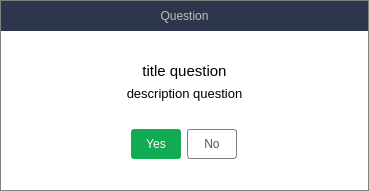
<?xml version="1.0" encoding="UTF-8"?>
<ui version="4.0">
 <class>AskPopup</class>
 <widget class="QDialog" name="AskPopup">
  <property name="windowModality">
   <enum>Qt::WindowModal</enum>
  </property>
  <property name="geometry">
   <rect>
    <x>0</x>
    <y>0</y>
    <width>369</width>
    <height>191</height>
   </rect>
  </property>
  <property name="windowTitle">
   <string>Dialog</string>
  </property>
  <property name="styleSheet">
   <string notr="true">QDialog{
	border :  1px solid gray;
	background : white
}</string>
  </property>
  <layout class="QVBoxLayout" name="verticalLayout_2">
   <property name="spacing">
    <number>9</number>
   </property>
   <property name="leftMargin">
    <number>0</number>
   </property>
   <property name="topMargin">
    <number>0</number>
   </property>
   <property name="rightMargin">
    <number>0</number>
   </property>
   <property name="bottomMargin">
    <number>0</number>
   </property>
   <item>
    <layout class="QVBoxLayout" name="verticalLayout">
     <property name="leftMargin">
      <number>1</number>
     </property>
     <property name="topMargin">
      <number>1</number>
     </property>
     <property name="rightMargin">
      <number>1</number>
     </property>
     <property name="bottomMargin">
      <number>1</number>
     </property>
     <item>
      <widget class="QLabel" name="labelFrameType">
       <property name="minimumSize">
        <size>
         <width>0</width>
         <height>30</height>
        </size>
       </property>
       <property name="maximumSize">
        <size>
         <width>16777215</width>
         <height>30</height>
        </size>
       </property>
       <property name="styleSheet">
        <string notr="true">background : #2d364c;
color : #bebebe;</string>
       </property>
       <property name="text">
        <string>Question</string>
       </property>
       <property name="alignment">
        <set>Qt::AlignCenter</set>
       </property>
      </widget>
     </item>
     <item>
      <widget class="QWidget" name="widget" native="true">
       <layout class="QVBoxLayout" name="verticalLayout_4">
        <item>
         <layout class="QVBoxLayout" name="verticalLayout_3">
          <item>
           <spacer name="verticalSpacer_2">
            <property name="orientation">
             <enum>Qt::Vertical</enum>
            </property>
            <property name="sizeHint" stdset="0">
             <size>
              <width>20</width>
              <height>40</height>
             </size>
            </property>
           </spacer>
          </item>
          <item>
           <widget class="QLabel" name="labelTitle">
            <property name="font">
             <font>
              <family>Segoe UI</family>
              <pointsize>11</pointsize>
             </font>
            </property>
            <property name="text">
             <string notr="true">title question</string>
            </property>
            <property name="alignment">
             <set>Qt::AlignCenter</set>
            </property>
           </widget>
          </item>
          <item>
           <widget class="QLabel" name="labelDescription">
            <property name="font">
             <font>
              <family>Segoe UI</family>
              <pointsize>10</pointsize>
             </font>
            </property>
            <property name="text">
             <string notr="true">description question</string>
            </property>
            <property name="alignment">
             <set>Qt::AlignCenter</set>
            </property>
           </widget>
          </item>
          <item>
           <spacer name="verticalSpacer_3">
            <property name="orientation">
             <enum>Qt::Vertical</enum>
            </property>
            <property name="sizeHint" stdset="0">
             <size>
              <width>20</width>
              <height>40</height>
             </size>
            </property>
           </spacer>
          </item>
          <item alignment="Qt::AlignHCenter">
           <widget class="QWidget" name="widget_2" native="true">
            <layout class="QHBoxLayout" name="horizontalLayout_3">
             <item>
              <layout class="QHBoxLayout" name="horizontalLayout_2">
               <property name="spacing">
                <number>6</number>
               </property>
               <property name="sizeConstraint">
                <enum>QLayout::SetDefaultConstraint</enum>
               </property>
               <item alignment="Qt::AlignHCenter">
                <widget class="QPushButton" name="buttonYes">
                 <property name="minimumSize">
                  <size>
                   <width>50</width>
                   <height>30</height>
                  </size>
                 </property>
                 <property name="maximumSize">
                  <size>
                   <width>50</width>
                   <height>30</height>
                  </size>
                 </property>
                 <property name="styleSheet">
                  <string notr="true">QPushButton{
	border-radius: 3px;
	background : #12aa52;
	padding : 5pxpx;
	color : white;
}


QPushButton:hover {
	background : #0c7438;
}
</string>
                 </property>
                 <property name="text">
                  <string>Yes</string>
                 </property>
                </widget>
               </item>
               <item alignment="Qt::AlignHCenter">
                <widget class="QPushButton" name="buttonNo">
                 <property name="minimumSize">
                  <size>
                   <width>50</width>
                   <height>30</height>
                  </size>
                 </property>
                 <property name="maximumSize">
                  <size>
                   <width>50</width>
                   <height>30</height>
                  </size>
                 </property>
                 <property name="styleSheet">
                  <string notr="true">QPushButton{
	border-radius: 3px;
	border: 1px solid gray;
	background : transparent;
	padding : 5px;
	color : #4f5661;
}


QPushButton:hover {
	color : white;
	background : gray;
}
</string>
                 </property>
                 <property name="text">
                  <string>No</string>
                 </property>
                </widget>
               </item>
              </layout>
             </item>
            </layout>
           </widget>
          </item>
          <item>
           <spacer name="verticalSpacer">
            <property name="orientation">
             <enum>Qt::Vertical</enum>
            </property>
            <property name="sizeHint" stdset="0">
             <size>
              <width>20</width>
              <height>40</height>
             </size>
            </property>
           </spacer>
          </item>
         </layout>
        </item>
       </layout>
      </widget>
     </item>
    </layout>
   </item>
  </layout>
 </widget>
 <resources/>
 <connections/>
</ui>
